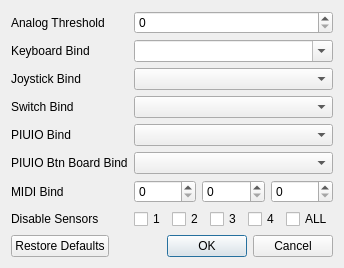
<?xml version="1.0" encoding="UTF-8"?>
<ui version="4.0">
 <class>Dialog</class>
 <widget class="QDialog" name="Dialog">
  <property name="geometry">
   <rect>
    <x>0</x>
    <y>0</y>
    <width>320</width>
    <height>252</height>
   </rect>
  </property>
  <property name="windowTitle">
   <string>Dialog</string>
  </property>
  <layout class="QVBoxLayout" name="verticalLayout">
   <item>
    <layout class="QFormLayout" name="formLayout">
     <item row="0" column="0">
      <widget class="QLabel" name="label_analog">
       <property name="text">
        <string>Analog Threshold</string>
       </property>
      </widget>
     </item>
     <item row="0" column="1">
      <widget class="QSpinBox" name="spinBox_analog">
       <property name="maximum">
        <number>1023</number>
       </property>
      </widget>
     </item>
     <item row="1" column="0">
      <widget class="QLabel" name="label_keyboard">
       <property name="text">
        <string>Keyboard Bind</string>
       </property>
      </widget>
     </item>
     <item row="1" column="1">
      <widget class="QComboBox" name="comboBox_keyboard">
       <property name="editable">
        <bool>true</bool>
       </property>
      </widget>
     </item>
     <item row="2" column="0">
      <widget class="QLabel" name="label_joystick">
       <property name="text">
        <string>Joystick Bind</string>
       </property>
      </widget>
     </item>
     <item row="2" column="1">
      <widget class="QComboBox" name="comboBox_joystick"/>
     </item>
     <item row="3" column="0">
      <widget class="QLabel" name="label_switch">
       <property name="text">
        <string>Switch Bind</string>
       </property>
      </widget>
     </item>
     <item row="3" column="1">
      <widget class="QComboBox" name="comboBox_switch"/>
     </item>
     <item row="4" column="0">
      <widget class="QLabel" name="label_piuio">
       <property name="text">
        <string>PIUIO Bind</string>
       </property>
      </widget>
     </item>
     <item row="4" column="1">
      <widget class="QComboBox" name="comboBox_piuio"/>
     </item>
     <item row="6" column="0">
      <widget class="QLabel" name="label_midi">
       <property name="text">
        <string>MIDI Bind</string>
       </property>
      </widget>
     </item>
     <item row="6" column="1">
      <layout class="QHBoxLayout" name="horizontalLayout">
       <item>
        <widget class="QSpinBox" name="spinBox_midi0">
         <property name="maximum">
          <number>255</number>
         </property>
         <property name="displayIntegerBase">
          <number>16</number>
         </property>
        </widget>
       </item>
       <item>
        <widget class="QSpinBox" name="spinBox_midi1">
         <property name="maximum">
          <number>255</number>
         </property>
         <property name="displayIntegerBase">
          <number>16</number>
         </property>
        </widget>
       </item>
       <item>
        <widget class="QSpinBox" name="spinBox_midi2">
         <property name="maximum">
          <number>255</number>
         </property>
         <property name="displayIntegerBase">
          <number>16</number>
         </property>
        </widget>
       </item>
      </layout>
     </item>
     <item row="7" column="0">
      <widget class="QLabel" name="label_disable">
       <property name="text">
        <string>Disable Sensors</string>
       </property>
      </widget>
     </item>
     <item row="7" column="1">
      <layout class="QHBoxLayout" name="horizontalLayout_2">
       <item>
        <widget class="QCheckBox" name="checkBox_sensor1">
         <property name="text">
          <string>1</string>
         </property>
        </widget>
       </item>
       <item>
        <widget class="QCheckBox" name="checkBox_sensor2">
         <property name="text">
          <string>2</string>
         </property>
        </widget>
       </item>
       <item>
        <widget class="QCheckBox" name="checkBox_sensor3">
         <property name="text">
          <string>3</string>
         </property>
        </widget>
       </item>
       <item>
        <widget class="QCheckBox" name="checkBox_sensor4">
         <property name="text">
          <string>4</string>
         </property>
        </widget>
       </item>
       <item>
        <widget class="QCheckBox" name="checkBox_sensorall">
         <property name="text">
          <string>ALL</string>
         </property>
        </widget>
       </item>
      </layout>
     </item>
     <item row="5" column="0">
      <widget class="QLabel" name="label_piuiobtn">
       <property name="text">
        <string>PIUIO Btn Board Bind</string>
       </property>
      </widget>
     </item>
     <item row="5" column="1">
      <widget class="QComboBox" name="comboBox_piuiobtn"/>
     </item>
    </layout>
   </item>
   <item>
    <widget class="QDialogButtonBox" name="buttonBox">
     <property name="orientation">
      <enum>Qt::Horizontal</enum>
     </property>
     <property name="standardButtons">
      <set>QDialogButtonBox::Cancel|QDialogButtonBox::Ok|QDialogButtonBox::RestoreDefaults</set>
     </property>
    </widget>
   </item>
  </layout>
 </widget>
 <resources/>
 <connections>
  <connection>
   <sender>buttonBox</sender>
   <signal>accepted()</signal>
   <receiver>Dialog</receiver>
   <slot>accept()</slot>
   <hints>
    <hint type="sourcelabel">
     <x>248</x>
     <y>254</y>
    </hint>
    <hint type="destinationlabel">
     <x>157</x>
     <y>274</y>
    </hint>
   </hints>
  </connection>
  <connection>
   <sender>buttonBox</sender>
   <signal>rejected()</signal>
   <receiver>Dialog</receiver>
   <slot>reject()</slot>
   <hints>
    <hint type="sourcelabel">
     <x>316</x>
     <y>260</y>
    </hint>
    <hint type="destinationlabel">
     <x>286</x>
     <y>274</y>
    </hint>
   </hints>
  </connection>
 </connections>
</ui>
